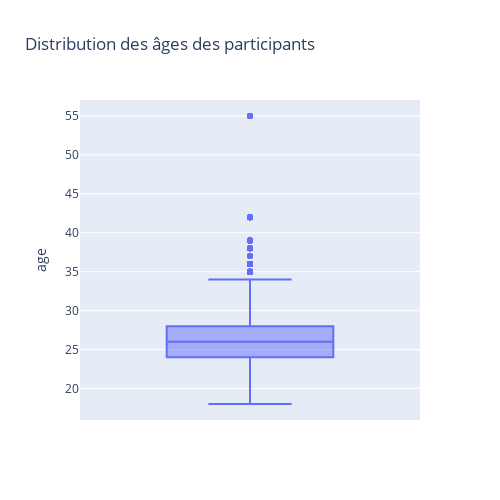

Here is the notebook cell this chart was saved with:
### Markdown cell above
D'après la visualisation ci-dessus, nous remarquons qu'il y'a autant de femmes que d'hommes.

### Code cell
# Visualisation de la distribution de l'âge des participants

fig = px.box(df, y='age', title="Distribution des âges des participants")
fig.update_layout(width=500, height=500)
fig.show()

### Figure 1 — Plotly figure (JSON) as saved in the notebook; plotly's stock layout.template omitted (floating-point values rounded to 4 significant figures; data arrays with more than 128 entries replaced by an {"elided": "..."} marker saying what was removed)
{"data": [{"alignmentgroup": "True", "hovertemplate": "age=%{y}<extra></extra>", "legendgroup": "", "marker": {"color": "#636efa"}, "name": "", "notched": false, "offsetgroup": "", "orientation": "v", "showlegend": false, "type": "box", "x0": " ", "xaxis": "x", "y": {"elided": "8378 int values"}, "y0": " ", "yaxis": "y"}], "layout": {"boxmode": "group", "height": 500, "legend": {"tracegroupgap": 0}, "title": {"text": "Distribution des âges des participants"}, "width": 500, "xaxis": {"anchor": "y", "domain": [0, 1]}, "yaxis": {"anchor": "x", "domain": [0, 1], "title": {"text": "age"}}}}
